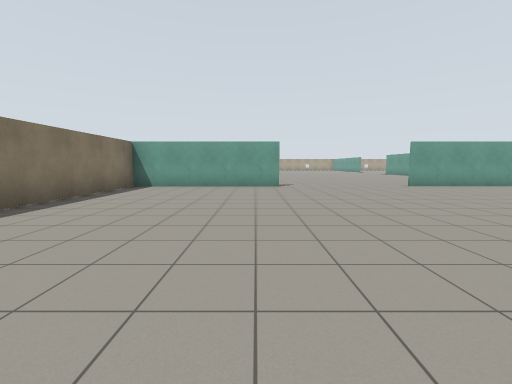
view 1 (above)

24 first-person views from a walk through a robot-simulator world made for Gazebo. The camera is 1.2 m above the floor, tilts 6° down and sees 90° across. The floor is counted in squares, 2 m on a side. Each view is taken from the middle of a square. On the plan, view 1 faces up. The plan holds only what a view shows up to about 9 squares ahead; the rest is blank.

view 2
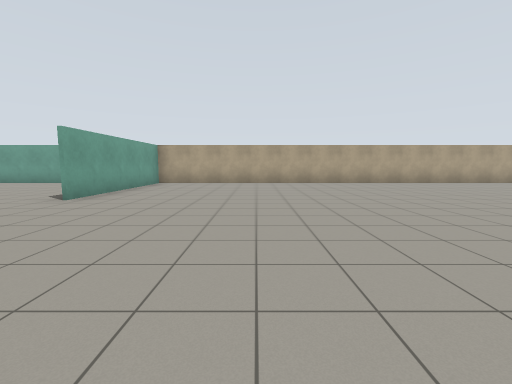

view 3
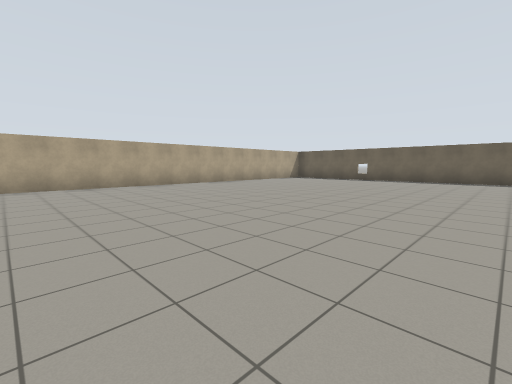

view 4
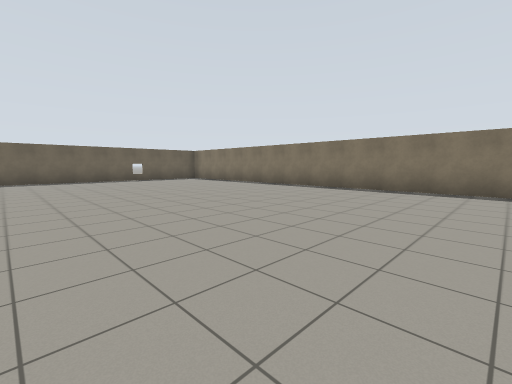

view 5
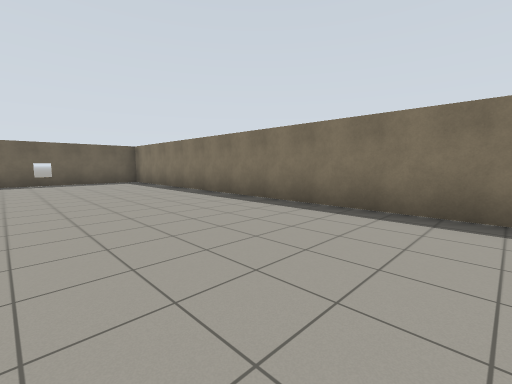

view 6
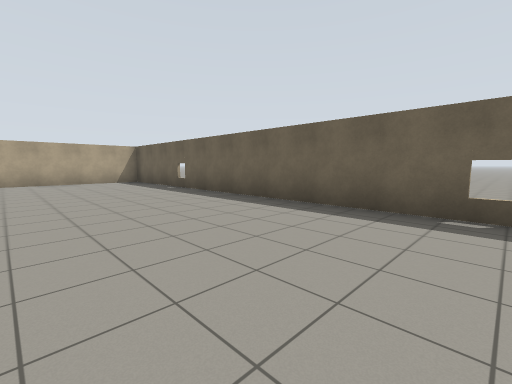

view 7
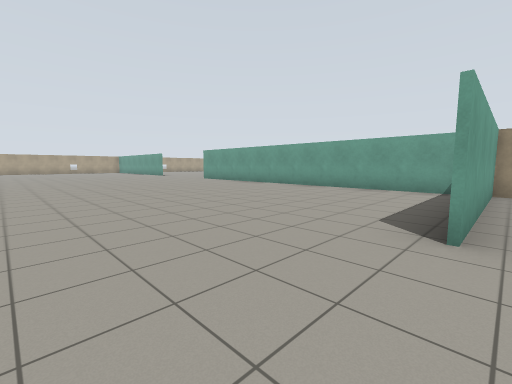

view 8
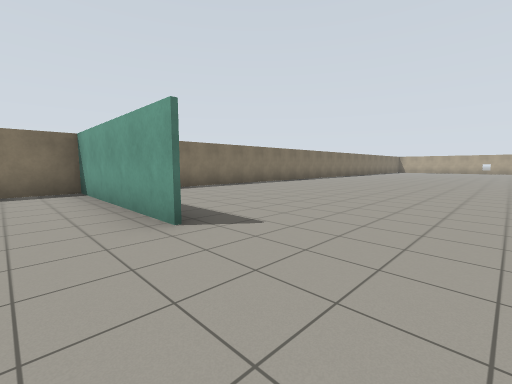

view 9
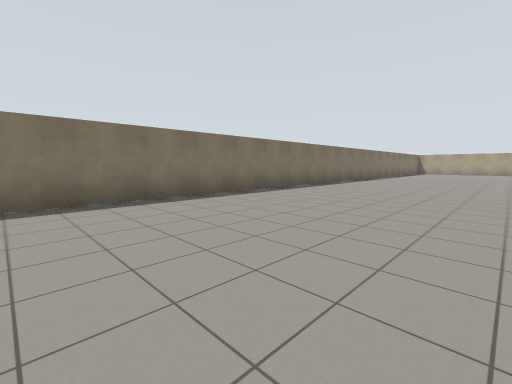

view 10
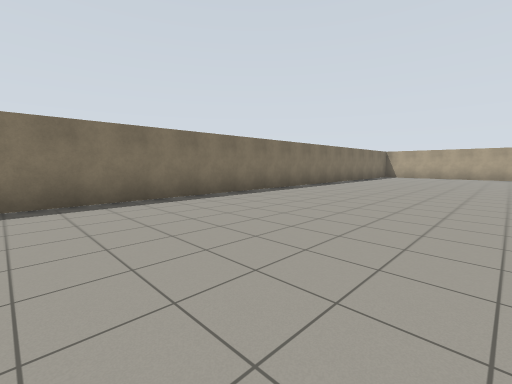

view 11
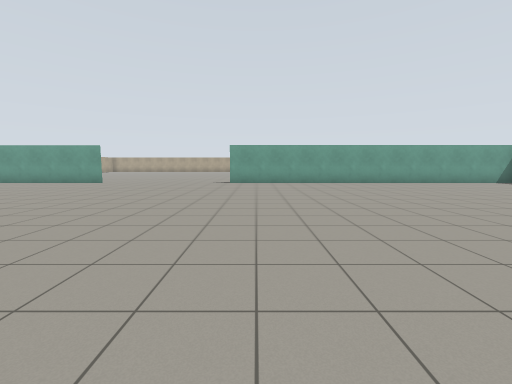

view 12
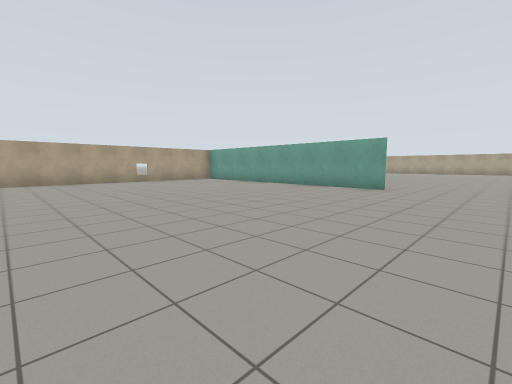

view 13
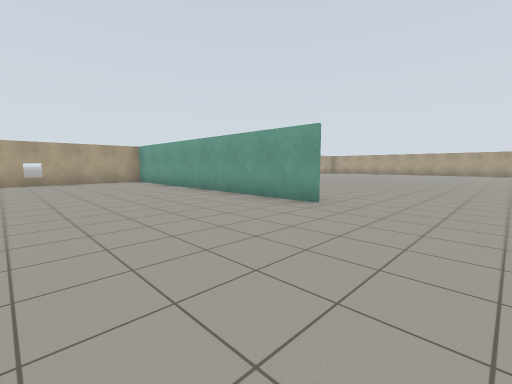

view 14
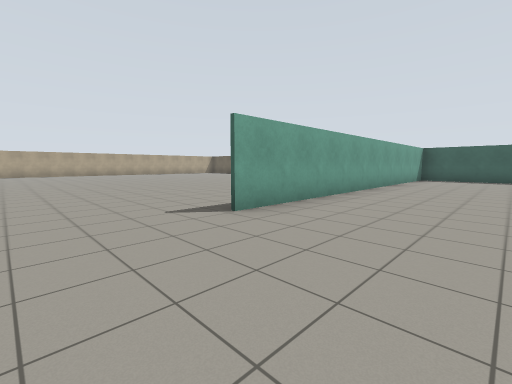

view 15
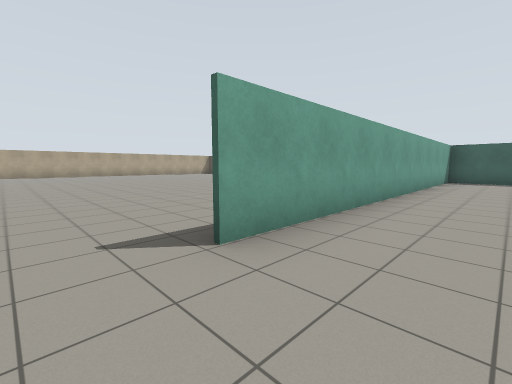

view 16
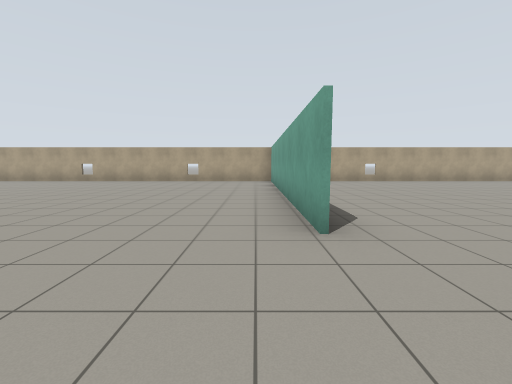

view 17
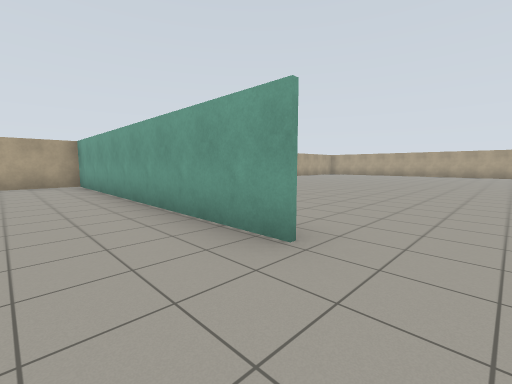

view 18
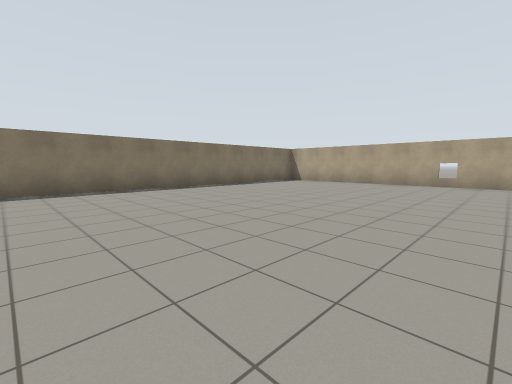

view 19
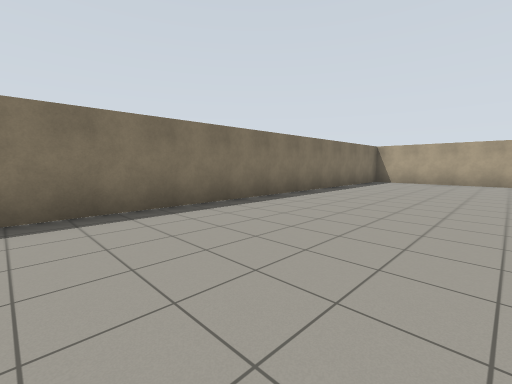

view 20
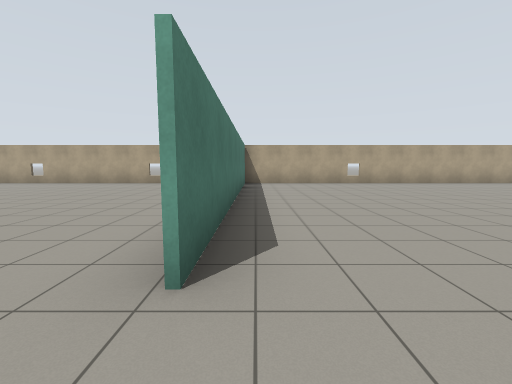

view 21
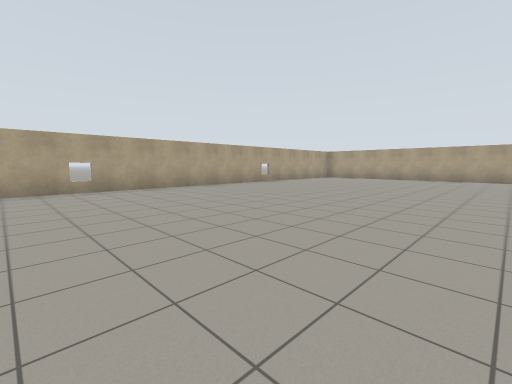

view 22
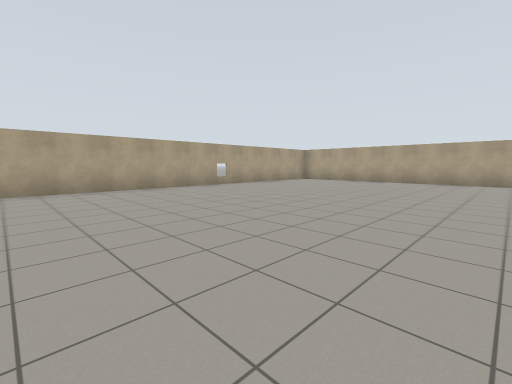

view 23
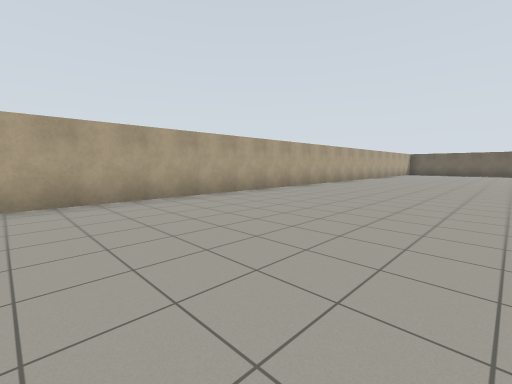

view 24
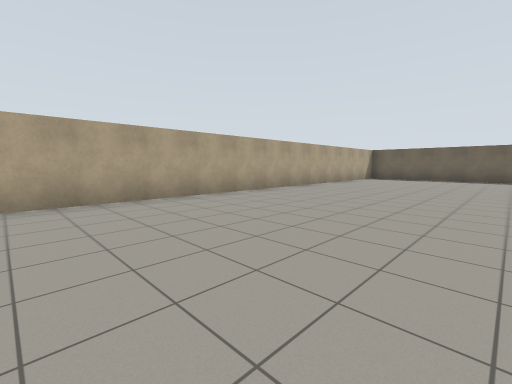

### Floor plan
Points are (right, up) in squares from view 1. A wall is a line through its corners. A room is listed if a view was taken in it or the views show most of it. See-through windows are left out.
Room 1 (views 1, 2, 3, 4, 5, 6)
walls: (-0.5, 7.2) (-3.4, 7.2) (-3.4, -7.5) (8.5, -7.5) (8.5, 6.9); (8.6, 7.2) (4.2, 7.2)
ways out: opening at (2, 6.2) to room 2
Room 2 (views 7, 8, 9, 10, 11, 12, 13, 14, 15, 16, 17, 18, 19, 20, 21, 22, 23, 24)
walls: (8.5, 21.1) (8.5, 28.5); (8.6, 28) (8.6, 21.1); (8.5, 6.9) (8.5, 16.9); (6, 7.3) (8.6, 7.3); (0.7, 7.2) (-0.5, 7.2); (18, 7.3) (19.2, 7.3); (19.4, 28.5) (-3.4, 28.5) (-3.4, 8.9); (22.4, 10.6) (22.4, 25.4)
ways out: opening at (2, 6.2) to room 1

Where each view was taken, in squares from view 1:
view 1: 0 up, 0 right, facing up
view 2: 4 up, 0 right, facing right
view 3: 3 up, 1 right, facing down-right
view 4: 3 up, 3 right, facing down-left
view 5: 2 up, 0 right, facing down-left
view 6: 4 down, 1 left, facing down-right
view 7: 7 up, 2 right, facing up-right
view 8: 6 up, 3 right, facing up-left
view 9: 9 up, 1 right, facing up-left
view 10: 15 up, 1 right, facing up-left
view 11: 16 up, 0 right, facing right
view 12: 19 up, 2 right, facing up-right
view 13: 19 up, 5 right, facing up-right
view 14: 19 up, 6 right, facing down-right
view 15: 18 up, 7 right, facing down-right
view 16: 19 up, 8 right, facing up
view 17: 20 up, 7 right, facing up-right
view 18: 20 up, 3 right, facing up-left
view 19: 19 up, 0 right, facing up-left
view 20: 20 up, 9 right, facing up
view 21: 22 up, 11 right, facing up-right
view 22: 22 up, 13 right, facing up-right
view 23: 25 up, 18 right, facing down-right
view 24: 19 up, 18 right, facing down-right
